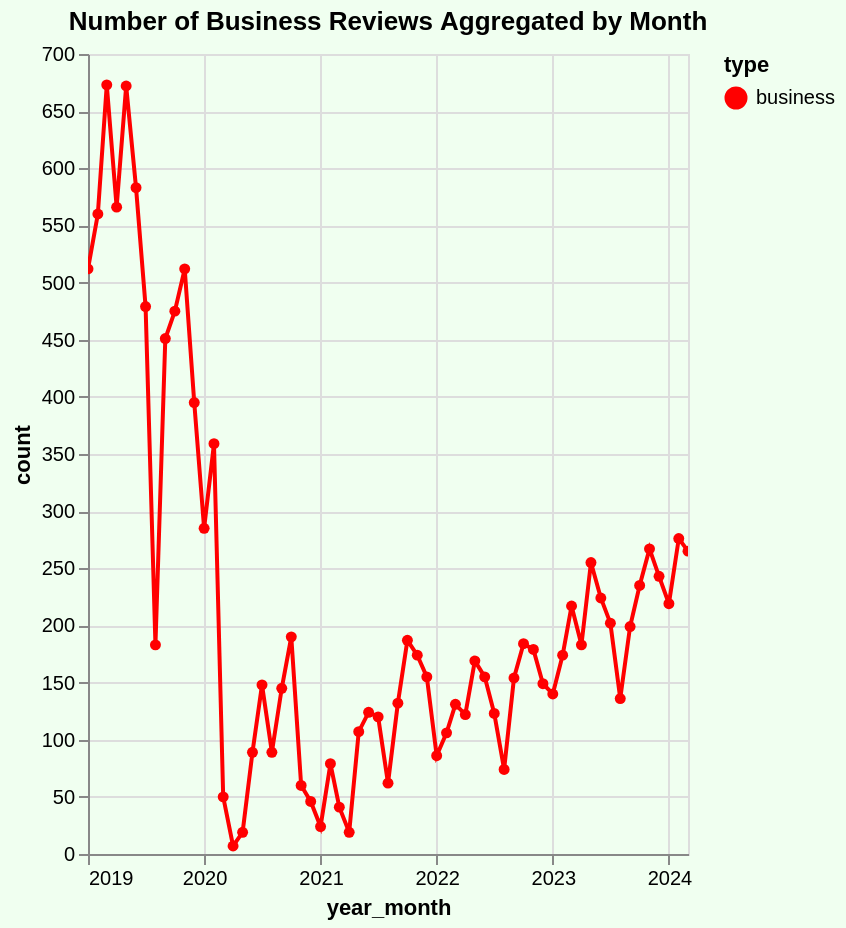

Write a Vega-Lite specification for this figure.
### Vega-Lite specification from a JSON file in a GitHub repository (floating-point values rounded to 4 significant figures)
{"config": {"view": {"continuousWidth": 300, "continuousHeight": 300}}, "data": {"name": "data-64e46b6736bf2c8ec20978a0295a82cb"}, "mark": {"type": "line", "color": "darkred", "point": true}, "background": "#f0fff0", "encoding": {"color": {"field": "type", "scale": {"range": ["red"]}, "type": "nominal"}, "opacity": {"condition": {"param": "param_122", "value": 1}, "value": 0.1}, "tooltip": [{"field": "year_month", "type": "temporal"}, {"field": "count", "type": "quantitative"}, {"field": "type", "type": "nominal"}], "x": {"field": "year_month", "type": "temporal"}, "y": {"field": "count", "type": "quantitative"}}, "height": 400, "params": [{"name": "param_122", "select": {"type": "point", "fields": ["type"]}, "bind": "legend"}, {"name": "param_124", "select": {"type": "interval", "encodings": ["x", "y"]}, "bind": "scales"}], "title": "Number of Business Reviews Aggregated by Month", "width": "container", "$schema": "https://vega.github.io/schema/vega-lite/v5.17.0.json", "datasets": {"data-64e46b6736bf2c8ec20978a0295a82cb": [{"year_month": "2019-01-01T00:00:00", "count": 512, "type": "business"}, {"year_month": "2019-02-01T00:00:00", "count": 560, "type": "business"}, {"year_month": "2019-03-01T00:00:00", "count": 673, "type": "business"}, {"year_month": "2019-04-01T00:00:00", "count": 566, "type": "business"}, {"year_month": "2019-05-01T00:00:00", "count": 672, "type": "business"}, {"year_month": "2019-06-01T00:00:00", "count": 583, "type": "business"}, {"year_month": "2019-07-01T00:00:00", "count": 479, "type": "business"}, {"year_month": "2019-08-01T00:00:00", "count": 183, "type": "business"}, {"year_month": "2019-09-01T00:00:00", "count": 451, "type": "business"}, {"year_month": "2019-10-01T00:00:00", "count": 475, "type": "business"}, {"year_month": "2019-11-01T00:00:00", "count": 512, "type": "business"}, {"year_month": "2019-12-01T00:00:00", "count": 395, "type": "business"}, {"year_month": "2020-01-01T00:00:00", "count": 285, "type": "business"}, {"year_month": "2020-02-01T00:00:00", "count": 359, "type": "business"}, {"year_month": "2020-03-01T00:00:00", "count": 50, "type": "business"}, {"year_month": "2020-04-01T00:00:00", "count": 7, "type": "business"}, {"year_month": "2020-05-01T00:00:00", "count": 19, "type": "business"}, {"year_month": "2020-06-01T00:00:00", "count": 89, "type": "business"}, {"year_month": "2020-07-01T00:00:00", "count": 148, "type": "business"}, {"year_month": "2020-08-01T00:00:00", "count": 89, "type": "business"}, {"year_month": "2020-09-01T00:00:00", "count": 145, "type": "business"}, {"year_month": "2020-10-01T00:00:00", "count": 190, "type": "business"}, {"year_month": "2020-11-01T00:00:00", "count": 60, "type": "business"}, {"year_month": "2020-12-01T00:00:00", "count": 46, "type": "business"}, {"year_month": "2021-01-01T00:00:00", "count": 24, "type": "business"}, {"year_month": "2021-02-01T00:00:00", "count": 79, "type": "business"}, {"year_month": "2021-03-01T00:00:00", "count": 41, "type": "business"}, {"year_month": "2021-04-01T00:00:00", "count": 19, "type": "business"}, {"year_month": "2021-05-01T00:00:00", "count": 107, "type": "business"}, {"year_month": "2021-06-01T00:00:00", "count": 124, "type": "business"}, {"year_month": "2021-07-01T00:00:00", "count": 120, "type": "business"}, {"year_month": "2021-08-01T00:00:00", "count": 62, "type": "business"}, {"year_month": "2021-09-01T00:00:00", "count": 132, "type": "business"}, {"year_month": "2021-10-01T00:00:00", "count": 187, "type": "business"}, {"year_month": "2021-11-01T00:00:00", "count": 174, "type": "business"}, {"year_month": "2021-12-01T00:00:00", "count": 155, "type": "business"}, {"year_month": "2022-01-01T00:00:00", "count": 86, "type": "business"}, {"year_month": "2022-02-01T00:00:00", "count": 106, "type": "business"}, {"year_month": "2022-03-01T00:00:00", "count": 131, "type": "business"}, {"year_month": "2022-04-01T00:00:00", "count": 122, "type": "business"}, {"year_month": "2022-05-01T00:00:00", "count": 169, "type": "business"}, {"year_month": "2022-06-01T00:00:00", "count": 155, "type": "business"}, {"year_month": "2022-07-01T00:00:00", "count": 123, "type": "business"}, {"year_month": "2022-08-01T00:00:00", "count": 74, "type": "business"}, {"year_month": "2022-09-01T00:00:00", "count": 154, "type": "business"}, {"year_month": "2022-10-01T00:00:00", "count": 184, "type": "business"}, {"year_month": "2022-11-01T00:00:00", "count": 179, "type": "business"}, {"year_month": "2022-12-01T00:00:00", "count": 149, "type": "business"}, {"year_month": "2023-01-01T00:00:00", "count": 140, "type": "business"}, {"year_month": "2023-02-01T00:00:00", "count": 174, "type": "business"}, {"year_month": "2023-03-01T00:00:00", "count": 217, "type": "business"}, {"year_month": "2023-04-01T00:00:00", "count": 183, "type": "business"}, {"year_month": "2023-05-01T00:00:00", "count": 255, "type": "business"}, {"year_month": "2023-06-01T00:00:00", "count": 224, "type": "business"}, {"year_month": "2023-07-01T00:00:00", "count": 202, "type": "business"}, {"year_month": "2023-08-01T00:00:00", "count": 136, "type": "business"}, {"year_month": "2023-09-01T00:00:00", "count": 199, "type": "business"}, {"year_month": "2023-10-01T00:00:00", "count": 235, "type": "business"}, {"year_month": "2023-11-01T00:00:00", "count": 267, "type": "business"}, {"year_month": "2023-12-01T00:00:00", "count": 243, "type": "business"}, {"year_month": "2024-01-01T00:00:00", "count": 219, "type": "business"}, {"year_month": "2024-02-01T00:00:00", "count": 276, "type": "business"}, {"year_month": "2024-03-01T00:00:00", "count": 265, "type": "business"}]}}
